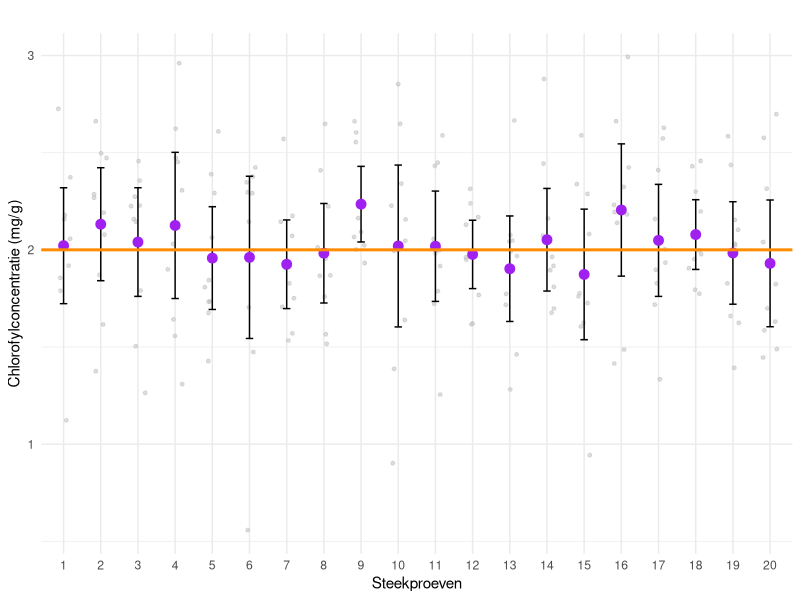
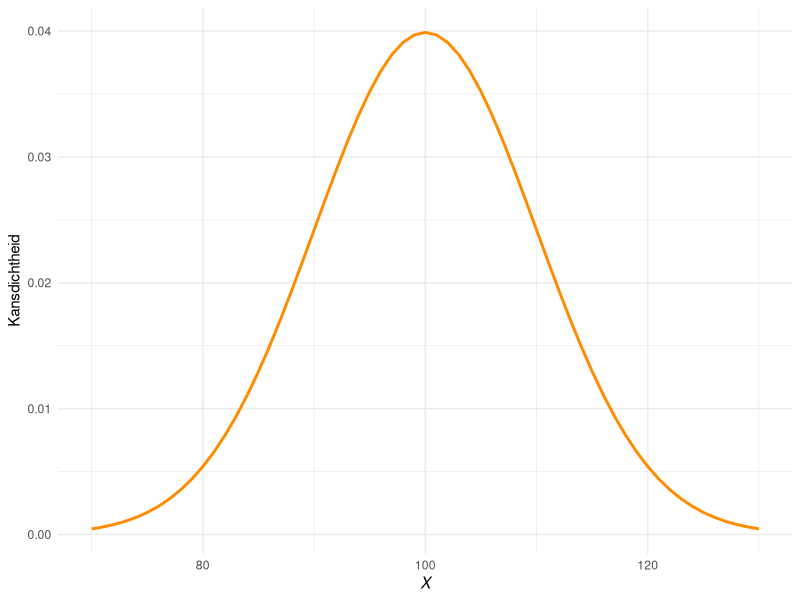
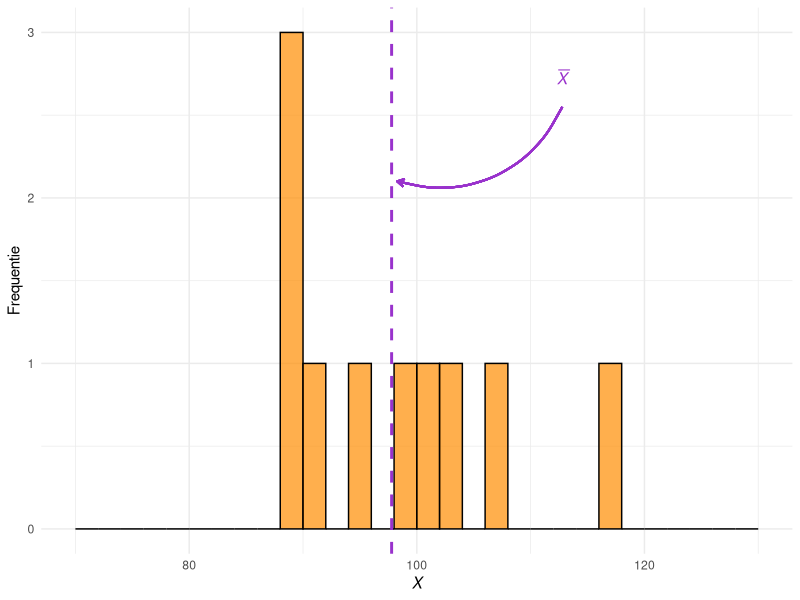
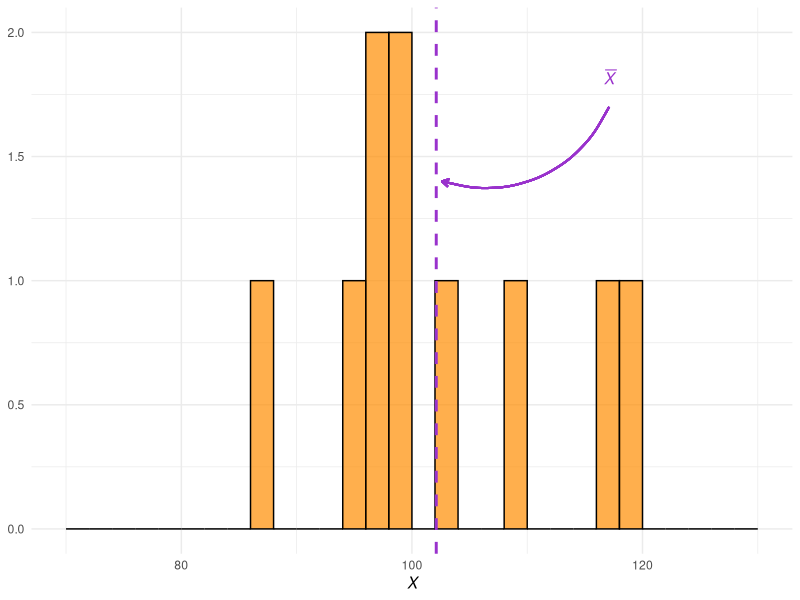
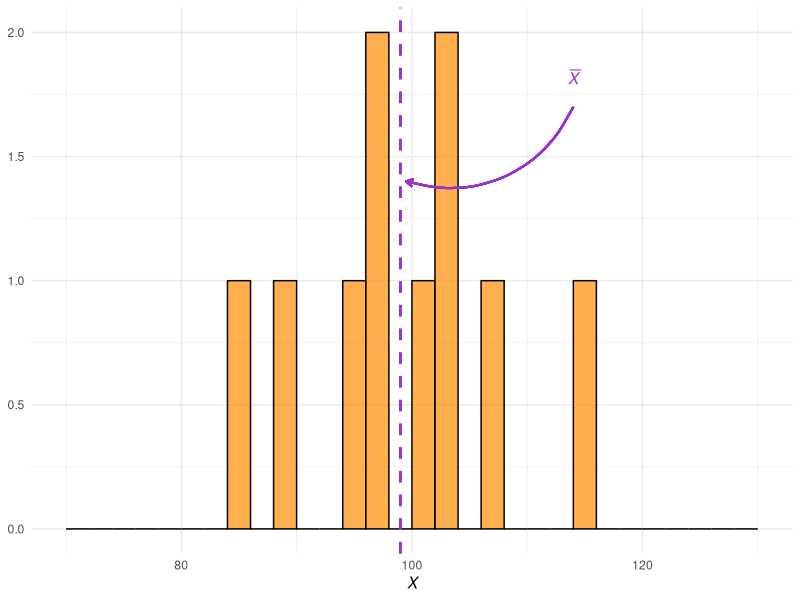
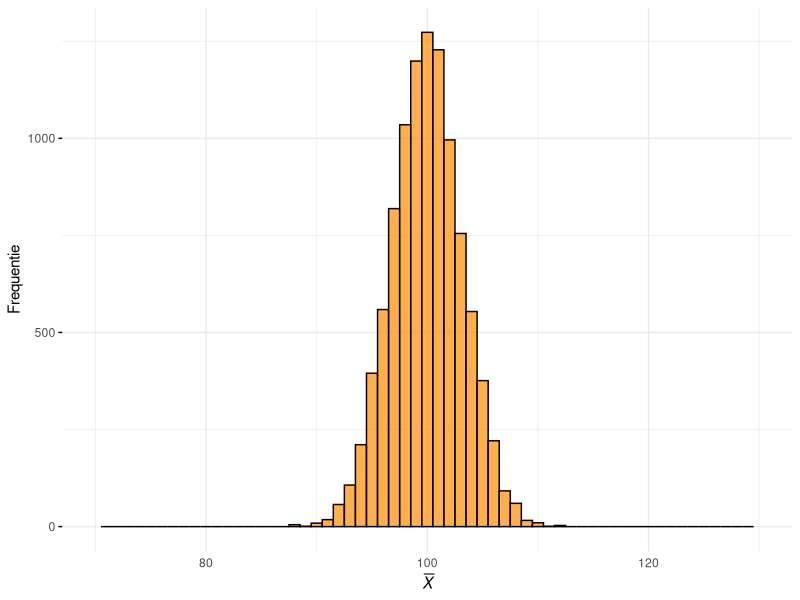
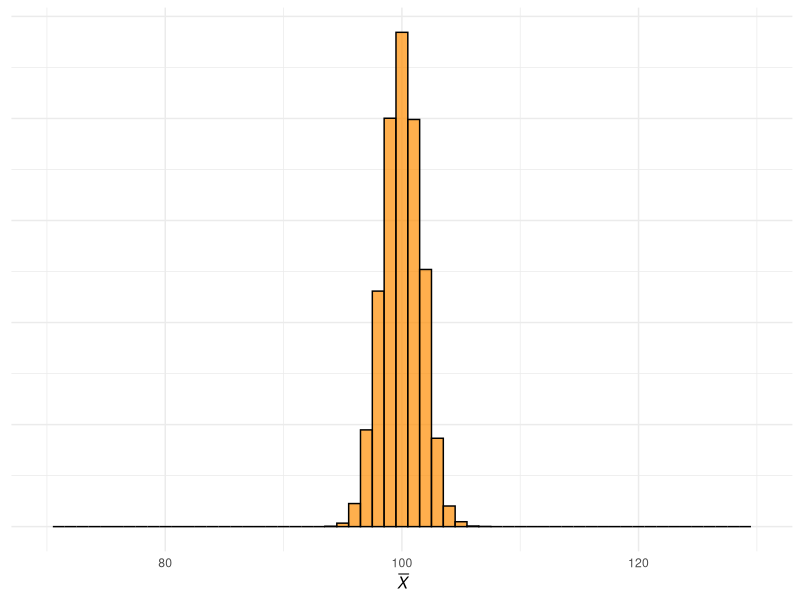
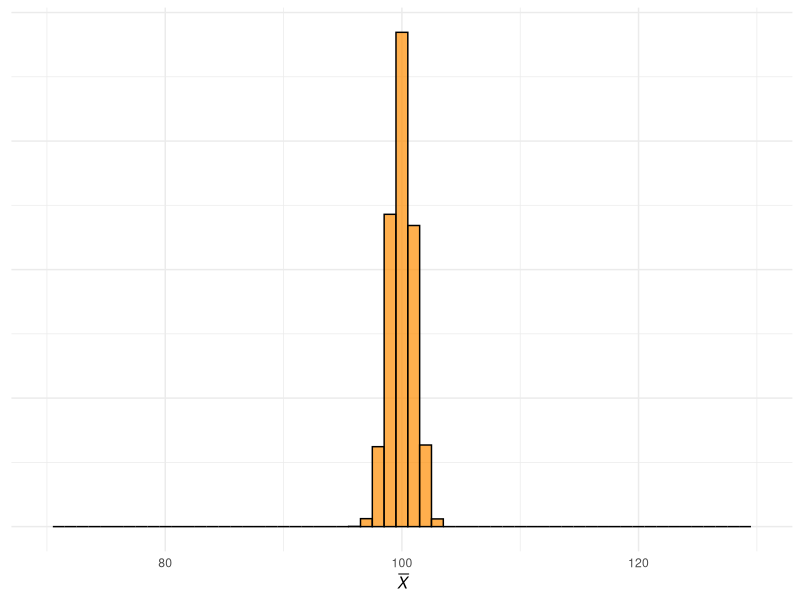

Here is the R script that generated these plots, in order:
## ---- chunk 1
#| code-fold: true
#| warning: false
#| fig-cap: "Illustratie van het concept van een betrouwbaarheidsinterval Getoond worden de 95%-betrouwbaarheidsintervallen van twintig onderzoekers die hetzelfde onderzoek hebben uitgevoerd om de gemiddelde chlorofylconcentratie te bepalen in de bladeren van tarweplanten. De ruwe datapunten zijn in lichtgrijs weergegeven, en de oranje lijn geeft het ware gemiddelde aan -- de populatieparameter."
#| label: fig-bhi

# Load ggplot if necessary
if (!("ggplot2" %in% loadedNamespaces())) {
  library(ggplot2)
}

# Parameters for the population distribution
true_mean <- 2.0
true_sd <- 0.4
n_samples <- 20
sample_size <- 10  # Number of data points in each sample

# Generate 20 random samples
set.seed(125)  # For reproducibility
samples <- replicate(n_samples, rnorm(sample_size, mean = true_mean, sd = true_sd), simplify = FALSE)

# Create a data frame for the individual data points
data_points <- data.frame(
  sample_id = rep(1:n_samples, each = sample_size),
  value = unlist(samples)
)

# Calculate means and 95% confidence intervals
ci_data <- data.frame(
  sample_id = 1:n_samples,
  mean = sapply(samples, mean),
  lower = sapply(samples, function(x) mean(x) - qt(0.975, df = sample_size - 1) * sd(x) / sqrt(sample_size)),
  upper = sapply(samples, function(x) mean(x) + qt(0.975, df = sample_size - 1) * sd(x) / sqrt(sample_size))
)

# Plot the data
ggplot() +
  # Jitter plot for the individual data points
  geom_jitter(
    data = data_points,
    aes(x = factor(sample_id), y = value),
    color = "gray",
    size = 1,
    width = 0.2,
    alpha = 0.5
  ) +
  # Error bars for the confidence intervals
  geom_errorbar(
    data = ci_data,
    aes(x = factor(sample_id), ymin = lower, ymax = upper),
    width = 0.2
  ) +
  # Points for the sample means
  geom_point(
    data = ci_data,
    aes(x = factor(sample_id), y = mean),
    color = "purple",
    size = 3
  ) +
  # Horizontal line for the true population mean
  geom_hline(
    yintercept = true_mean,
    color = "darkorange",
    linetype = "solid",
    size = 1
  ) +
  labs(
    x = "Steekproeven",
    y = "Chlorofylconcentratie (mg/g)",
    title = "",
  ) +
  theme_minimal() +
  theme(axis.text.x = element_text(angle = 0, hjust = 0.5))
## ---- chunk 2
#| code-fold: true
#| warning: false
#| fig-cap: "Een normaalverdeelde populatie met gemiddelde 100 en standaarddeviatie 10."
#| label: fig-populatie

# Laad ggplot2 indien nodig
if (!("ggplot2" %in% loadedNamespaces())) { 
  library(ggplot2) 
}

# Parameters voor de normale verdeling
mu <- 100                          # Gemiddelde
sigma <- 10                           # Standaarddeviatie
nr_sd <- 3
xmin <- mu - nr_sd * sigma
xmax <- mu + nr_sd * sigma
xval <- seq(xmin, xmax, by = 1)      # Domein voor X
pval <- dnorm(xval, mean = mu, sd = sigma)  # Kansdichtheden
data <- data.frame(xval, pval)    # Dataframe maken

# Plot de normale verdeling
ggplot(data, aes(x = xval, y = pval)) +
  geom_line(color = "darkorange", size = 1) +  # Lijn voor de curve
  labs(
    x = expression(italic(X)),                # Label voor de x-as
    y = "Kansdichtheid",                      # Label voor de y-as
    title = NULL                              # Geen titel
  ) +
  theme_minimal()                             # Minimalistisch thema

## ---- chunk 3
#| fig-width: 2.5
#| fig-height: 2.5
#| fig-cap: "Histogram van steekproef 1."
#| label: fig-drie-steekproeven-1
#| code-fold: true
#| warning: false

# Laad ggplot2 indien nodig
if (!("ggplot2" %in% loadedNamespaces())) { library(ggplot2) }

set.seed(130)  # Voor reproduceerbaarheid

# Genereer drie steekproeven van grootte 10
sample_size <- 10
sample1 <- rnorm(sample_size, mean = mu, sd = sigma)
sample2 <- rnorm(sample_size, mean = mu, sd = sigma)
sample3 <- rnorm(sample_size, mean = mu, sd = sigma)

# Bereken steekproefgemiddelden
mean1 <- mean(sample1)
mean2 <- mean(sample2)
mean3 <- mean(sample3)

binwidth <- 2

# Functie om een histogram te maken
create_histogram <- function(data, mean, y_label) {
  bins <- cut(data, breaks = seq(round(mu - 4*sigma, 0), round(mu + 4*sigma, 0), by = binwidth), include.lowest = TRUE)
  highest <- max(table(bins))
  ggplot(data.frame(x = data), aes(x = x)) +
    geom_histogram(
      binwidth = 2, boundary = round(mu - 4*sigma, 0), 
      fill = "darkorange", alpha = 0.7, 
      color = "black", size = 0.5
    ) +
    geom_vline(
      xintercept = mean, 
      color = "DarkOrchid", linetype = "dashed", size = 1
    ) +
    xlim(xmin, xmax) +
    labs(
      x = expression(italic(X)), 
      y = y_label
    ) +
    geom_curve(
      aes(x = mean + 1.5*sigma, y = 0.85*highest, xend = mean +sigma/20, yend = 0.7*highest), 
      curvature = -0.4, 
      arrow = arrow(length = unit(0.2, "cm")), 
      color = "DarkOrchid", 
      size = 0.7
    ) +
    # Annotaties toevoegen
    annotate(
      "text", 
      x = mean + 1.5*sigma, 
      y = 0.85*highest + 0.06*highest,  # Plaats annotatie net boven de pijl
      label = expression(bar(italic(X))), 
      color = "DarkOrchid", 
      hjust = 0.5, 
      size = 4
    ) +
    theme_minimal() +
    theme(
      plot.title = element_blank()
    )
}

# Maak de drie histogrammen
hist1 <- create_histogram(sample1, mean1, "Frequentie")
hist2 <- create_histogram(sample2, mean2, NULL)
hist3 <- create_histogram(sample3, mean3, NULL)

hist1
## ---- chunk 4
#| fig-width: 2.25
#| fig-height: 2.5
#| fig-cap: "Histogram van steekproef 2."
#| label: fig-drie-steekproeven-2
#| code-fold: true
#| warning: false

hist2

## ---- chunk 5
#| fig-width: 2.25
#| fig-height: 2.5
#| fig-cap: "Histogram van steekproef 3."
#| label: fig-drie-steekproeven-3
#| code-fold: true
#| warning: false

hist3

## ---- chunk 6
#| code-fold: true
#| warning: false
#| fig-cap: "Verdeling van steekproefgemiddelden bij $n = 10$."
#| label: fig-steekproevenverdeling-1
#| fig-height: 2
#| fig-width: 2.5

# Laad ggplot2 indien nodig
if (!("ggplot2" %in% loadedNamespaces())) { 
  library(ggplot2) 
}

# Parameters instellen
nrep <- 10^4                # Aantal herhalingen
nvals <- c(10, 40, 100)     # Steekproefgroottes
binwidth <- 1               # Binbreedte voor histogrammen

# Simuleer steekproefgemiddelden
set.seed(42)                # Voor reproduceerbaarheid
sampleMeans <- matrix(nrow = nrep, ncol = length(nvals))
for (i in seq_along(nvals)) {
  for (j in seq_len(nrep)) {
    sam <- rnorm(nvals[i], mean = mu, sd = sigma)
    sampleMeans[j, i] <- mean(sam)
  }
}

# Zet de steekproefgemiddelden om naar een long-formaat data frame
sampleMeans <- data.frame(
  x = c(sampleMeans[, 1], sampleMeans[, 2], sampleMeans[, 3]),
  group = factor(
    rep(c("n = 10", "n = 40", "n = 100"), each = nrep),
    levels = c("n = 10", "n = 40", "n = 100")
  )
)

# Functie om een histogram te maken
create_distribution_plot <- function(data, label, y_label) {
  plot <- ggplot(data, aes(x = x)) +
    geom_histogram(
      binwidth = binwidth, fill = "darkorange", 
      color = "black", alpha = 0.7, size = 0.5
    ) +
    xlim(xmin, xmax) +
    labs(
      x = expression(bar(italic(X))),  # LaTeX-stijl voor X
      title = NULL                    # Titel is de groepslabel
    ) +
    theme_minimal() +
    theme(
      plot.title = element_text(hjust = 0.5, face = "bold"),
      axis.text.y = if (!y_label) element_blank() else element_text(),
      axis.ticks.y = if (!y_label) element_blank() else element_line()
    )
  
  # Voeg y-label toe indien nodig
  if (y_label) {
    plot <- plot + labs(y = "Frequentie")
  } else {
    plot <- plot + labs(y = NULL)
  }
  
  return(plot)
}

# Subsets van de data voor elke groep
data_n10 <- subset(sampleMeans, group == "n = 10")
data_n40 <- subset(sampleMeans, group == "n = 40")
data_n100 <- subset(sampleMeans, group == "n = 100")

# Maak afzonderlijke histogrammen
plot_n10 <- create_distribution_plot(data_n10, label = "n = 10", y_label = TRUE)
plot_n40 <- create_distribution_plot(data_n40, label = "n = 40", y_label = FALSE)
plot_n100 <- create_distribution_plot(data_n100, label = "n = 100", y_label = FALSE)

plot_n10

## ---- chunk 7
#| code-fold: true
#| warning: false
#| fig-cap: "Verdeling van steekproefgemiddelden bij $n = 40$"
#| label: fig-steekproevenverdeling-2
#| fig-height: 2
#| fig-width: 2.25

plot_n40

## ---- chunk 8
#| code-fold: true
#| warning: false
#| fig-cap: "Verdeling van steekproefgemiddelden bij $n = 100$"
#| label: fig-steekproevenverdeling-3
#| fig-height: 2
#| fig-width: 2.25

plot_n100
